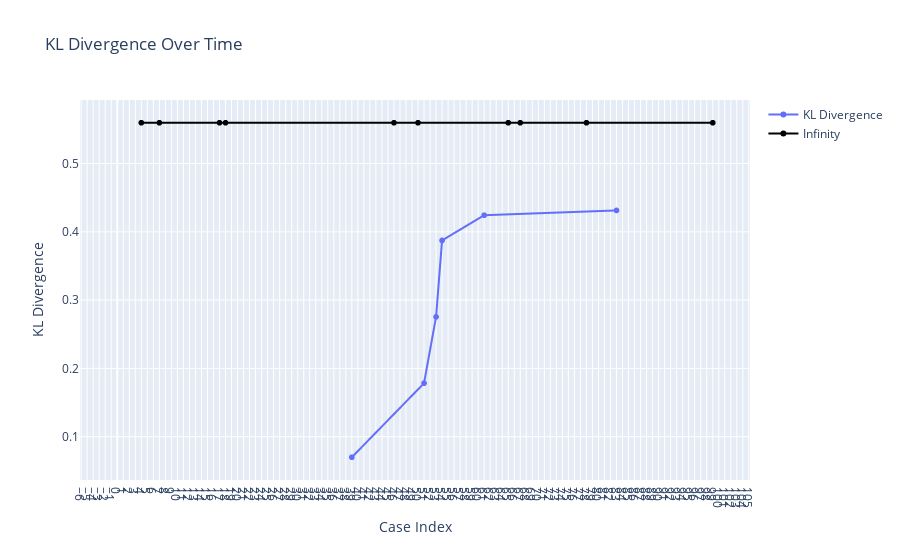

Here is the notebook cell this chart was saved with:
### Code cell
plot_kl_divergence(kl_div)

### Figure 1 — Plotly figure (JSON) as saved in the notebook; plotly's stock layout.template omitted (floating-point values rounded to 4 significant figures)
{"data": [{"hovertemplate": "%{y}<extra></extra>", "name": "KL Divergence", "type": "scattergl", "x": [0, 1, 2, 3, 39, 51, 53, 54, 61, 83], "y": [null, null, null, null, 0.0699, 0.1783, 0.2755, 0.3874, 0.4244, 0.4313]}, {"hovertemplate": "∞<extra></extra>", "marker": {"color": "black"}, "name": "Infinity", "type": "scattergl", "x": [4, 7, 17, 18, 46, 50, 65, 67, 78, 99], "y": [0.5598, 0.5598, 0.5598, 0.5598, 0.5598, 0.5598, 0.5598, 0.5598, 0.5598, 0.5598]}], "layout": {"title": {"text": "KL Divergence Over Time"}, "xaxis": {"anchor": "y", "domain": [0, 1], "dtick": 1, "tick0": 0, "tickmode": "linear", "title": {"text": "Case Index"}}, "yaxis": {"anchor": "x", "domain": [0, 1], "title": {"text": "KL Divergence"}}}}
